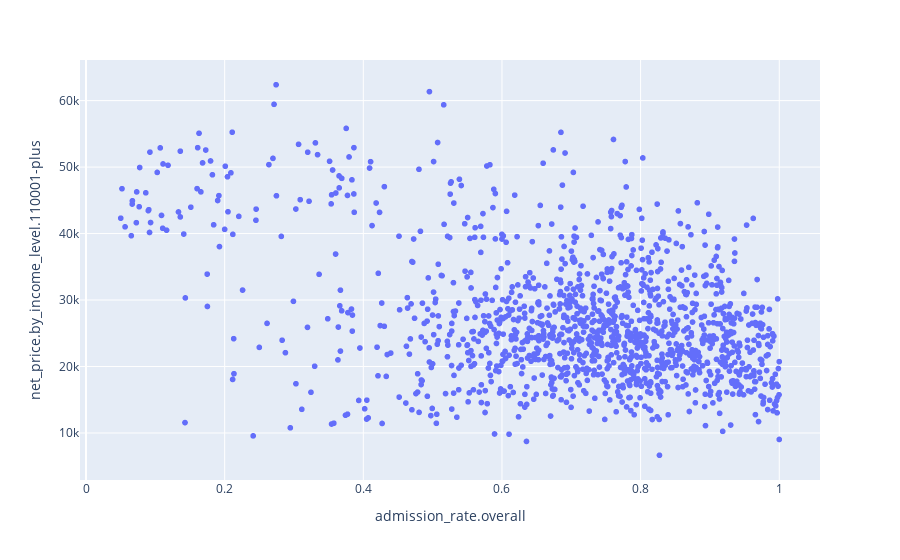

Notebook code cell kept with this figure:
### Code cell
import plotly.express as px
fig = px.scatter(df, x="admission_rate.overall", y="net_price.by_income_level.110001-plus",hover_name="name", hover_data=['admission_rate.overall','net_price.by_income_level.110001-plus','attendance.academic_year'])
fig.show()

### Figure 1 — Plotly figure (JSON) as saved in the notebook; plotly's stock layout.template omitted (floating-point values rounded to 4 significant figures; data arrays with more than 128 entries replaced by an {"elided": "..."} marker saying what was removed)
{"data": [{"customdata": {"elided": "1478x1 int values"}, "hovertemplate": "<b>%{hovertext}</b><br><br>admission_rate.overall=%{x}<br>net_price.by_income_level.110001-plus=%{y}<br>attendance.academic_year=%{customdata[0]}<extra></extra>", "hovertext": {"elided": "1478 str values"}, "legendgroup": "", "marker": {"color": "#636efa", "symbol": "circle"}, "mode": "markers", "name": "", "showlegend": false, "type": "scattergl", "x": {"elided": "1478 float values"}, "xaxis": "x", "y": {"elided": "1478 int values"}, "yaxis": "y"}], "layout": {"autosize": true, "legend": {"tracegroupgap": 0}, "margin": {"t": 60}, "xaxis": {"anchor": "y", "autorange": true, "domain": [0, 1], "range": [-0.008057, 1.058], "title": {"text": "admission_rate.overall"}, "type": "linear"}, "yaxis": {"anchor": "x", "autorange": true, "domain": [0, 1], "range": [2337.0, 66700.0], "title": {"text": "net_price.by_income_level.110001-plus"}, "type": "linear"}}}
